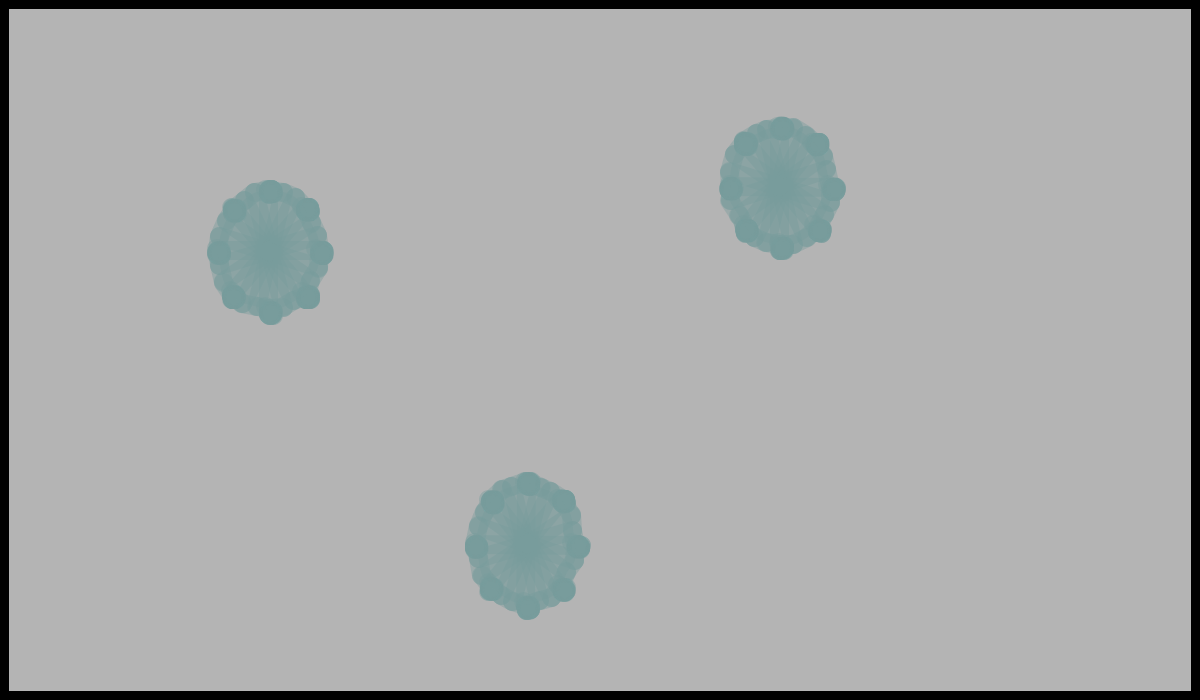
Frame 1 (no input)
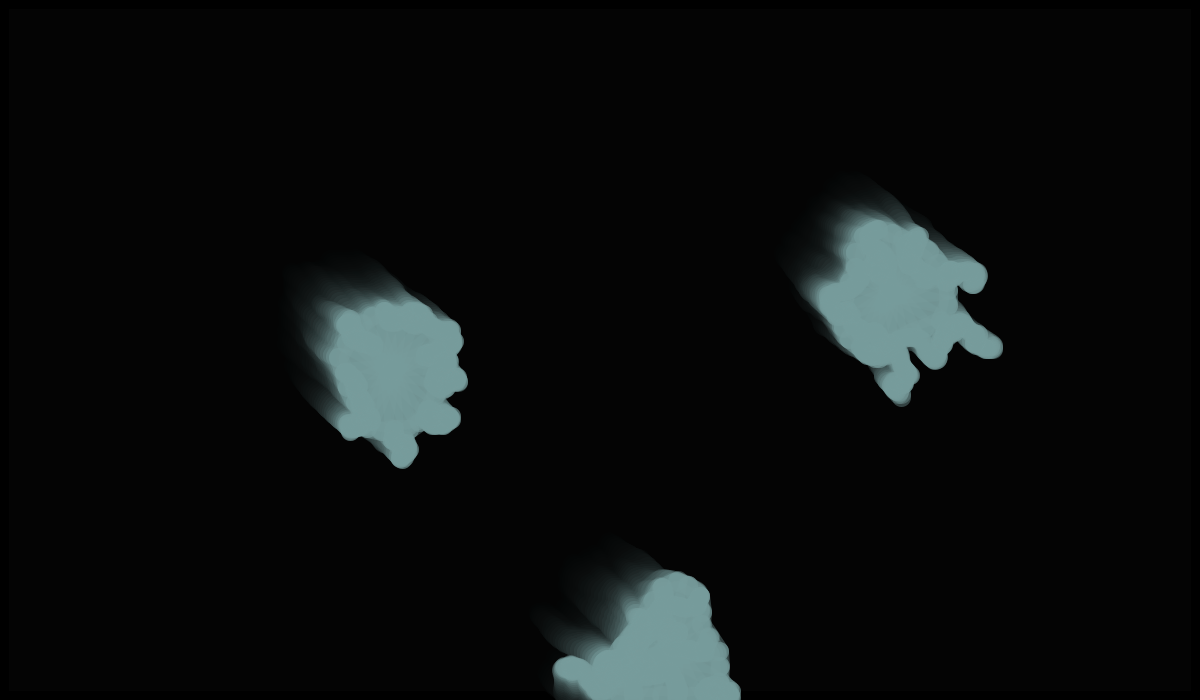
Frame 60 (the mouse pressed at the canvas centre just before this capture)
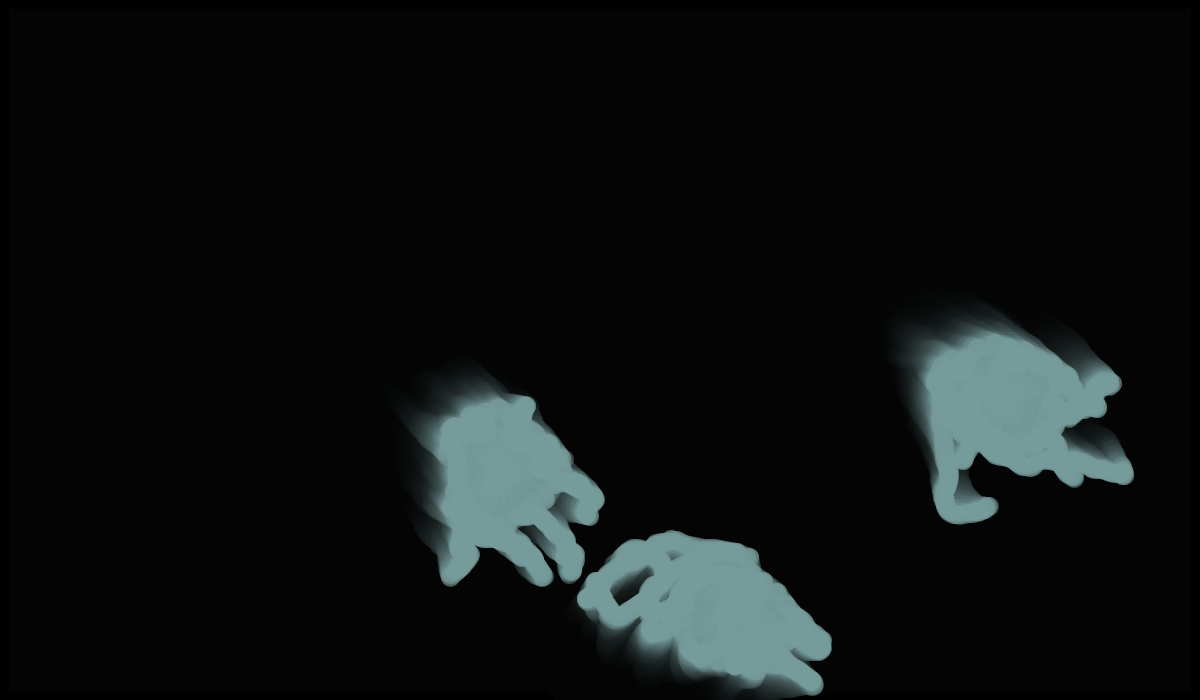
Frame 120 (the mouse held since frame 60 and released just before this capture)

The Processing sketch that drew these frames (run headless with seeded random() and noise(); from frame 60 on, the mouse is pressed at the canvas centre):

// Processing sketch: verlet_integration_06
// ── verlet_integration_06.pde
/**
 * Verlet Integration - Creatures
 * Pos  = pos + (pos-posOld)
 * alternative to  x += speed
 */


int formCount = 3;
VerletForm[] v = new VerletForm[formCount];



void setup() {
  size(1200, 700);
  smooth();
  noFill();
  strokeWeight(19);
  for (int i=0; i<formCount; i++) {
    v[i] = new VerletForm(new PVector(random(width), random(height)), new Dimension(50, 60), 24, 50, .2, .45);
  }
}

void draw() {
  fill(0, 30);
  rect(-1, -1,  width+1, height+1);

  for (int i=0; i<v.length; i++) {
    stroke(120, 155, 155, 105);
    fill(120, 155, 155, 105);
    v[i].render();
  }


  // collision code
  for (int i=0; i<v.length; i++) {
    for (int j=0; j<v[i].balls.length; j++) {
      checkCollision(v[i], v[i].balls[j], i);
    }
  }
}



void  checkCollision(VerletForm vf, VerletBall ball, int id) {
  PVector segVec = new PVector();
  float repulsionForce = 13;
  for (int i=0; i<v.length; i++) {
    for (int j=0; j<v[i].balls.length-1; j++) {
      if (i !=id) {
        if (j<v[i].balls.length-2) {
          segVec.x = v[i].balls[j+1].pos.x-v[i].balls[j].pos.x;
          segVec.y = v[i].balls[j+1].pos.y-v[i].balls[j].pos.y;
        } 
        else {
          segVec.x = v[i].balls[j].pos.x-v[i].balls[0].pos.x;
          segVec.y = v[i].balls[j].pos.y-v[i].balls[0].pos.y;
        }
        float segLen = segVec.mag();
        segVec.normalize();

        PVector distToSegPt0 = new PVector(ball.pos.x-v[i].balls[j].pos.x, ball.pos.y-v[i].balls[j].pos.y);
        float projectionLen = distToSegPt0.dot(segVec);

        PVector projectionVec = new PVector();
        projectionVec.set(segVec);
        projectionVec.mult(projectionLen);

        PVector collisionPt = new PVector();
        if (j<v[i].balls.length-2) {
          collisionPt.set(v[i].balls[j].pos);
        } 
        else {
          collisionPt.set(v[i].balls[0].pos);
        }
        collisionPt.add(projectionVec);

        PVector intersectVec = new PVector();
        intersectVec.set(ball.pos);
        intersectVec.sub(collisionPt);

        if (projectionLen < 0) {
          if (j<v[i].balls.length-2) {
            collisionPt.set(v[i].balls[j].pos);
          } 
          else {
            collisionPt.set(v[i].balls[0].pos);
          }
        } 
        else if (projectionLen > segLen) {
          collisionPt.set(v[i].balls[j+1].pos);
          // check for segemnt intersection
        } 
        else if (intersectVec.mag() < ball.radius) {
          PVector offset = new PVector();
          offset.set(intersectVec);
          offset.normalize();
          // fix overlap with offset
          offset.mult(ball.radius-intersectVec.mag());
          ball.pos.add(offset);

          // collision response
          PVector deltaVec = new PVector();
          deltaVec.set(v[i].loc);
          deltaVec.sub(vf.loc);
          deltaVec.normalize();

          ball.pos.x += deltaVec.x*repulsionForce;
          ball.pos.y += deltaVec.y*repulsionForce;
          v[i].balls[j].pos.x -= deltaVec.x*repulsionForce;
          v[i].balls[j].pos.y -= deltaVec.y*repulsionForce;
        }
      }
    }
  }
}




















// ── Dimension.pde
//package org.protobyte.util;
//
//import java.io.Serializable;

public class Dimension {
  public float w, h;
  
  public Dimension(){
  }
  
  public Dimension(float w, float h){
    this.w = w;
    this.h = h;
  }

  public void setTo(Dimension dim) {
    w = dim.w;
    h = dim.h;
  }
  
  public float getW() {
    return w;
  }

  public void setW(float w) {
    this.w = w;
  }

  public float getH() {
    return h;
  }

  public void setH(float h) {
    this.h = h;
  }
  

}


// ── VerletBall.pde
class VerletBall {

  PVector pos, posOld;
  PVector accel;
  float accelFactor;
  PVector push;
  float bounce;
  float radius;

  VerletBall(){
  }

  VerletBall(PVector pos, float accelFactor, PVector push, float radius){
    this.pos = pos;
    posOld = new PVector(pos.x, pos.y);
    accel = new PVector();
    this.accelFactor = accelFactor;
    this.push = push;
    this.radius = radius;
    pos.add(push);
  }

  void verlet(){
    PVector posTemp = new PVector(pos.x, pos.y);
    accel.x = random(-accelFactor, accelFactor);
    accel.y = random(-accelFactor, accelFactor);

    pos.x += (pos.x-posOld.x) + accel.x;
    pos.y += (pos.y-posOld.y) + accel.y;
    posOld.set(posTemp);
  }

  void render(){
    ellipse(pos.x, pos.y, radius*2, radius*2);
  }

  void boundsCollision(){
    if (pos.x>width-radius){
      pos.x = width-radius;
      posOld.x = pos.x;
      pos.x -= push.x;
    } 
    else if(pos.x<radius){
      pos.x = radius;
      posOld.x = pos.x;
      pos.x += push.x;
    }

    if (pos.y<radius){
      pos.y = radius;
      posOld.y = pos.y;
      pos.y += push.y;
    } 
    
    if (pos.y>height-radius){
      pos.y = height-radius;
      posOld.y = pos.y;
      pos.y -= push.y;
    } 
  }



}

// ── VerletForm.pde
class VerletForm {

  PVector loc;
  Dimension dim;
  int particles;
  float stiffness;
  float chaos;
  PVector push;

  VerletBall[] balls;
  VerletStick[] sticks;
  PVector[] anchor;
  VerletBall[][] hairBalls; 
  VerletStick[][] hairSticks;

  PVector[] anchors2;
  VerletBall[][] hairBalls2; 
  VerletStick[][] hairSticks2;
  int steps = 6;

  VerletForm(PVector loc, Dimension dim, int particles, int hairLength, float stiffness, float chaos) {
    this.loc = loc;
    this.dim = dim;
    this.particles = particles;
    this.stiffness = stiffness;
    this.chaos = chaos;
    balls = new VerletBall[particles];
    sticks = new VerletStick[particles + particles/2];

    // hair
    anchor = new PVector[balls.length];
    hairBalls = new VerletBall[balls.length][hairLength]; 
    hairSticks = new VerletStick[balls.length][hairLength-1];

    anchors2 = new PVector[balls.length*(steps)];
    hairBalls2 = new VerletBall[anchors2.length][hairLength];
    hairSticks2 = new VerletStick[anchors2.length][hairLength-1];


    init();
  }


  void init() {
    float theta = PI/4.0;

    // balls
    for (int i=0; i<particles; i++) {
      push = new PVector(random(1, 3.5), random(1, 3.5));
      PVector p = new PVector(loc.x+cos(theta)*dim.w, loc.y+sin(theta)*dim.h);
      balls[i] = new VerletBall(p, chaos, push, 2);
      theta += TWO_PI/particles;
    }

    // create hair balls
    //hair
    for (int i=0; i<hairBalls.length; i++) {
      anchor[i] = new PVector(balls[i].pos.x, balls[i].pos.y);
      for (int j=0; j<hairBalls[i].length; j++) {
        PVector hairNormalizedVector = new PVector();
        hairNormalizedVector.set(loc);
        hairNormalizedVector = PVector.sub(balls[i].pos, hairNormalizedVector);
        hairNormalizedVector.normalize();
        //*(1.0+.3*j)
        anchor[i] = new PVector(balls[i].pos.x+hairNormalizedVector.x, balls[i].pos.y+hairNormalizedVector.y);
         push = new PVector(random(1, 3.5), random(1, 3.5));
        hairBalls[i][j] = new VerletBall(anchor[i], chaos, push, 2);
      }
      for (int j=0; j<hairSticks[i].length; j++) {
        hairSticks[i][j] =  new VerletStick(hairBalls[i][j], hairBalls[i][j+1], stiffness);
      }
    }


    for (int i=0; i<balls.length; i++) {
      if (i<particles-1) {
        sticks[i] = new VerletStick(balls[i], balls[i+1], stiffness);
      } 
      else if (i==particles-1) {
        sticks[i] = new VerletStick(balls[i], balls[0], stiffness);
      }
    }
    for (int i=balls.length; i<sticks.length; i++) {
      sticks[i] = new VerletStick(balls[i-balls.length], balls[i-balls.length/2], stiffness);
    }
  }


  void render() {
    for (int i=0; i<balls.length; i++) {
      anchor[i].x = balls[i].pos.x;
      anchor[i].y = balls[i].pos.y;
    }

    for (int i=0; i<particles; i++) {
      balls[i].verlet();
      //balls[i].render();
    }
    for (int i=0; i<sticks.length; i++) {
      sticks[i].render();
      sticks[i].constrainLen();
    }

    // hairballs 1
    for (int i=0; i<balls.length; i+=3) {
      for (int j=0; j<hairBalls[i].length; j++) {
        hairBalls[i][j].verlet();
        /// hairBalls[i][j].render();
        //println(hairBalls[i][j].pos.x);
        //balls[i].boundsCollision();
      }
      for (int j=0; j<hairSticks[i].length; j++) {
        //stroke(50, 25);
        //stroke(200, 255);
        hairSticks[i][j].render();
        hairSticks[i][j].constrainLen();
      }
    }


    noStroke();
    int bonds = sticks.length/2;
    beginShape();
    curveVertex(balls[particles-1].pos.x, balls[particles-1].pos.y);
    for (int i=0; i<particles; i++) {
      curveVertex(balls[i].pos.x, balls[i].pos.y);
    }
    curveVertex(balls[0].pos.x, balls[0].pos.y);
    curveVertex(balls[1].pos.x, balls[1].pos.y);
    endShape(CLOSE);
  }

  PVector[] createHairBalls2() {
    float t = 0;
    float x = 0;
    float y = 0;
    int counter =0;
    PVector[] anchors = new PVector[balls.length*(steps)];
    for (int i = 0; i<balls.length; i+=3) {
      for (int j = 0; j<steps; j++) {
        t = j / float(steps);
        if (i==balls.length-3) {
          x = curvePoint(balls[i].pos.x, balls[i+1].pos.x, balls[i+2].pos.x, balls[0].pos.x, t);
          y = curvePoint(balls[i].pos.y, balls[i+1].pos.y, balls[i+2].pos.y, balls[0].pos.y, t);
        } 
        else if (i==balls.length-2) {
          x = curvePoint(balls[i].pos.x, balls[i+1].pos.x, balls[0].pos.x, balls[1].pos.x, t);
          y = curvePoint(balls[i].pos.y, balls[i+1].pos.y, balls[0].pos.y, balls[1].pos.y, t);
        } 
        else if (i==balls.length-1) {
          x = curvePoint(balls[i].pos.x, balls[0].pos.x, balls[1].pos.x, balls[2].pos.x, t);
          y = curvePoint(balls[i].pos.y, balls[0].pos.y, balls[1].pos.y, balls[2].pos.y, t);
        } 
        else {
          x = curvePoint(balls[i].pos.x, balls[i+1].pos.x, balls[i+2].pos.x, balls[i+3].pos.x, t);
          y = curvePoint(balls[i].pos.y, balls[i+1].pos.y, balls[i+2].pos.y, balls[i+3].pos.y, t);
        }
        anchors[(steps)*i + j] = new PVector(x, y);
      }
    }
    return anchors;
  }
}
// ── VerletStick.pde
class VerletStick {
  VerletBall b1, b2;
  float stiffness;
  VerletBall[] balls = new VerletBall[2];
  PVector vecOrig;
  float len;

  VerletStick() {
  }

  VerletStick(VerletBall b1, VerletBall b2, float stiffness) {
    balls[0] = this.b1 = b1;
    balls[1] = this.b2 = b2;
    this.stiffness = stiffness;
    vecOrig  = new PVector(b2.pos.x-b1.pos.x, b2.pos.y-b1.pos.y);
    len = dist(b1.pos.x, b1.pos.y, b2.pos.x, b2.pos.y);
  }

  void render() {
    beginShape();
    vertex(b1.pos.x, b1.pos.y);
    vertex(b2.pos.x, b2.pos.y);
    endShape();
  }

  void constrainLen() {

    // collision code 
    for (int ii=0; ii<5; ii++) {

      PVector delta = new PVector(b2.pos.x-b1.pos.x, b2.pos.y-b1.pos.y);
      float deltaLength = delta.mag();
      float difference = ((deltaLength - len) / deltaLength);
      b1.pos.x += delta.x * (0.5f * stiffness * difference);
      b1.pos.y += delta.y * (0.5f * stiffness * difference);
      b2.pos.x -= delta.x * (0.5f * stiffness * difference);
      b2.pos.y -= delta.y * (0.5f * stiffness * difference);

      for (int i=0; i<balls.length; i++) {
        if (balls[i].pos.x>width-balls[i].radius) {
          balls[i].pos.x = width-balls[i].radius;
        } 
        else if(balls[i].pos.x<balls[i].radius) {
          balls[i].pos.x = balls[i].radius;
        }

        if (balls[i].pos.y>height-balls[i].radius) {
          balls[i].pos.y = height-balls[i].radius;
          balls[i].posOld.y = balls[i].pos.y;
          balls[i].pos.sub(balls[i].push);
        } 
        else if(balls[i].pos.y<balls[i].radius) {
          balls[i].pos.y = balls[i].radius;
        }
      }
    }
  }
}
